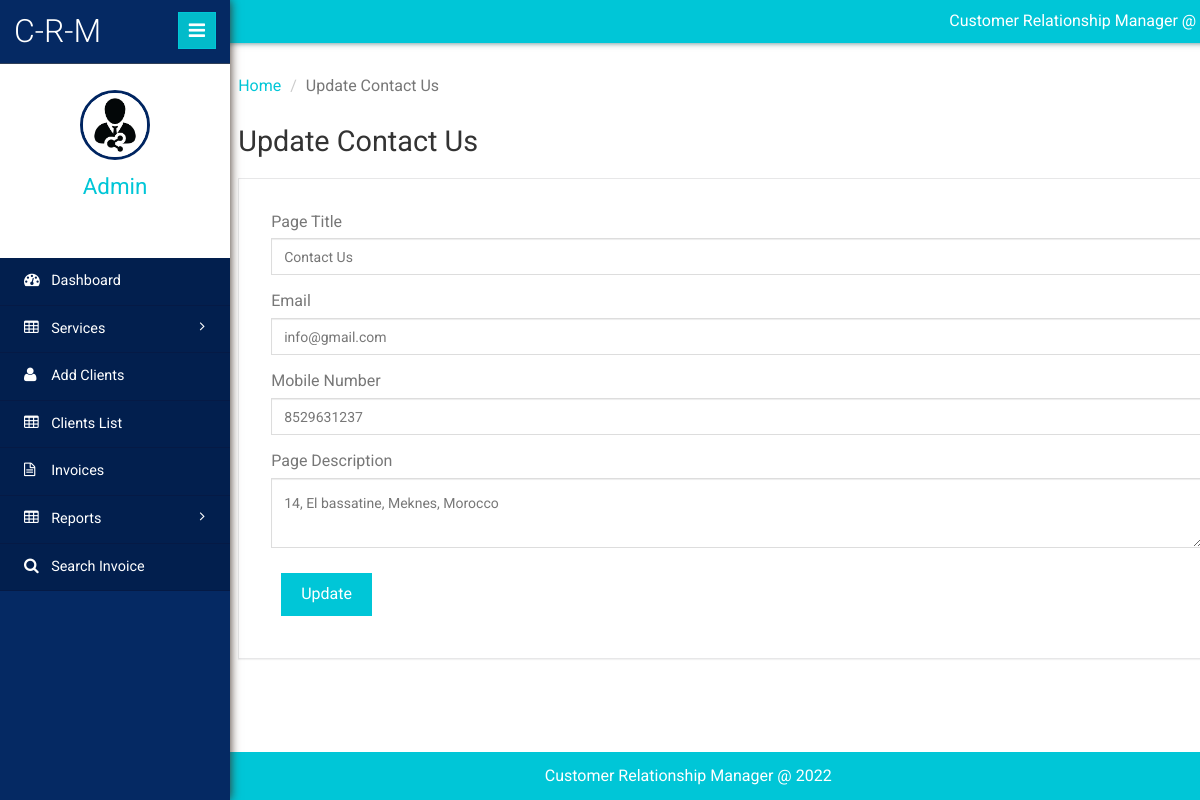
Page /clientms/admin/contact-us.php (signed in) on the committed database.
### tables this page shows
CREATE TABLE `tblpage` (
  `ID` int(10) NOT NULL,
  `PageType` varchar(120) DEFAULT NULL,
  `PageTitle` varchar(200) DEFAULT NULL,
  `PageDescription` mediumtext DEFAULT NULL,
  `Email` varchar(120) DEFAULT NULL,
  `MobileNumber` bigint(10) DEFAULT NULL,
  `UpdationDate` timestamp NULL DEFAULT current_timestamp()
);

### clientms/admin/contact-us.php (the view, shortened to what this page needs)
<?php
include('includes/dbconnection.php');
if (strlen($_SESSION['clientmsaid']==0)) {
  header('location:logout.php');
  } else{
  ?>
<!DOCTYPE HTML>
<html>
<head>
	<link href="css/bootstrap.min.css" rel='stylesheet' type='text/css' />
	<link href="css/style.css" rel='stylesheet' type='text/css' />
	<link href="css/font-awesome.css" rel="stylesheet">
	<link rel="stylesheet" href="css/icon-font.min.css" type='text/css' />
</head>
<body>
<div class="page-container">
<div class="left-content">
<div class="inner-content">
<?php include_once('includes/header.php');?>
<div class="outter-wp">
<div class="sub-heard-part">
<ol class="breadcrumb m-b-0">
<li><a href="dashboard.php">Home</a></li>
<li class="active">Update Contact Us</li>
</ol>
</div>
<div class="forms-main">
<h2 class="inner-tittle">Update Contact Us </h2>
<div class="graph-form">
<div class="form-body">
<form method="post">
	<?php
$sql="SELECT * from  tblpage where PageType='contactus'";
$query = $dbh -> prepare($sql);
$query->execute();
$results=$query->fetchAll(PDO::FETCH_OBJ);
$cnt=1;
if($query->rowCount() > 0)
{
foreach($results as $row)
{               ?>
	<div class="form-group"> <label for="exampleInputEmail1">Page Title</label> <input type="text" name="pagetitle" id="pagetitle" required="true" value="<?php  echo $row->PageTitle;?>" class="form-control"> </div>
	<div class="form-group"> <label for="exampleInputEmail1">Email</label> <input type="text" name="email" id="email" required="true" value="<?php  echo $row->Email;?>" class="form-control"> </div>
	<div class="form-group"> <label for="exampleInputEmail1">Mobile Number</label> <input type="text" name="mobnum" id="mobnum" required="true" value="<?php  echo $row->MobileNumber;?>" class="form-control"> </div>
	<div class="form-group"> <label for="exampleInputEmail1">Page Description</label> <textarea type="text" name="pagedes" id="pagedes" required="true"class="form-control"><?php  echo $row->PageDescription;?></textarea> </div>
		<?php $cnt=$cnt+1;}} ?>
	 <button type="submit" class="btn btn-default" name="submit" id="submit">Update</button> </form>
</div>
</div>
</div>
</div>
<?php include_once('includes/footer.php');?>
</div>
</div>
<?php include_once('includes/sidebar.php');?>
</div>
</body>
</html>
<?php }  ?>

### clientms/admin/includes/sidebar.php (shortened to what this page needs)
 <div class="sidebar-menu">
    <header class="logo">
        <a href="#" class="sidebar-icon"> <span class="fa fa-bars"></span> </a> <a href="dashboard.php"> <span id="logo"> <h1>C-R-M</h1></span>
        </a>
    </header>
    <div class="down">
        <?php
$aid=$_SESSION['clientmsaid'];
$sql="SELECT AdminName from  tbladmin where ID=:aid";
$query = $dbh -> prepare($sql);
$query->bindParam(':aid',$aid,PDO::PARAM_STR);
$query->execute();
$results=$query->fetchAll(PDO::FETCH_OBJ);
$cnt=1;
if($query->rowCount() > 0)
{
foreach($results as $row)
{               ?>
        <a href="dashboard.php"><img src="images/images.jpg" height="70" width="70"></a>
        <a href="dashboard.php"><span class=" name-caret"><?php  echo $row->AdminName;?></span></a>
        <?php $cnt=$cnt+1;}} ?>
        <ul>
            <li><a class="tooltips" href="admin-profile.php"><span>Profile</span><i class="lnr lnr-user"></i></a></li>
            <li><a class="tooltips" href="change-password.php"><span>Settings</span><i class="lnr lnr-cog"></i></a></li>
            <li><a class="tooltips" href="logout.php"><span>Log out</span><i class="lnr lnr-power-switch"></i></a></li>
        </ul>
    </div>
    <div class="menu">
        <ul id="menu" >
            <li><a href="dashboard.php"><i class="fa fa-tachometer"></i> <span>Dashboard</span></a></li>
            <li id="menu-academico" ><a href="#"><i class="fa fa-table"></i> <span> Services</span> <span class="fa fa-angle-right" style="float: right"></span></a>
            </li>
            <li><a href="add-client.php"><i class="fa fa-user"></i> <span>Add Clients</span></a></li>
            <li><a href="manage-client.php"><i class="fa fa-table"></i> <span>Clients List</span></a></li>
            <li><a href="invoices.php"><i class="fa fa-file-text-o"></i> <span>Invoices</span></a></li>
            <li id="menu-academico" ><a href="#"><i class="fa fa-table"></i> <span> Reports</span> <span class="fa fa-angle-right" style="float: right"></span></a>
            </li>
            <li><a href="search-invoices.php"><i class="fa fa-search"></i> <span>Search Invoice</span></a></li>
        </ul>
    </div>
</div>

### rows in the picture
tblpage: pagetitle "Contact Us", email "info@gmail.com", mobnum "8529631237", pagedes "14, El bassatine, Meknes, Morocco"

### other values in the picture
$row->AdminName "Admin"
